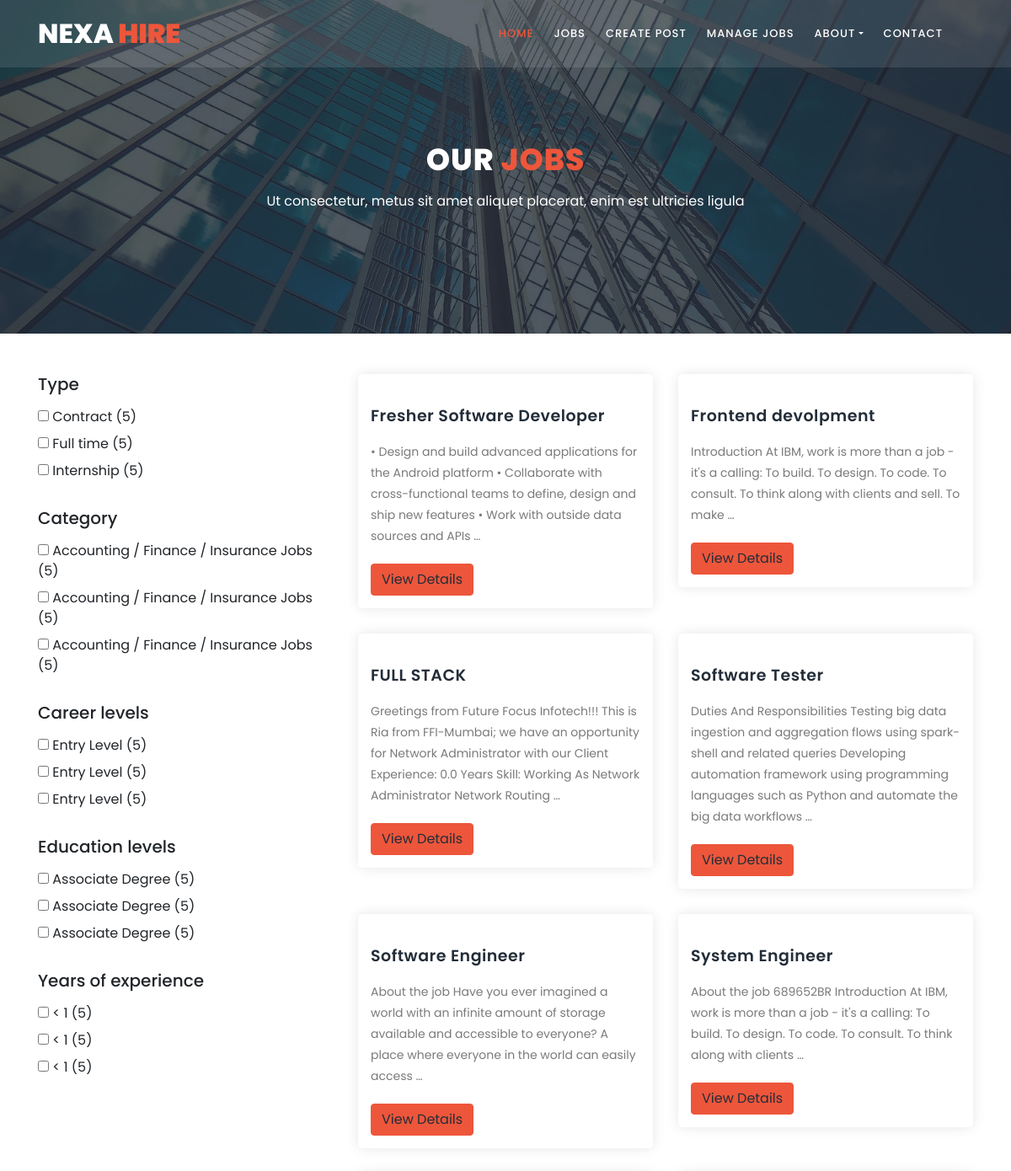
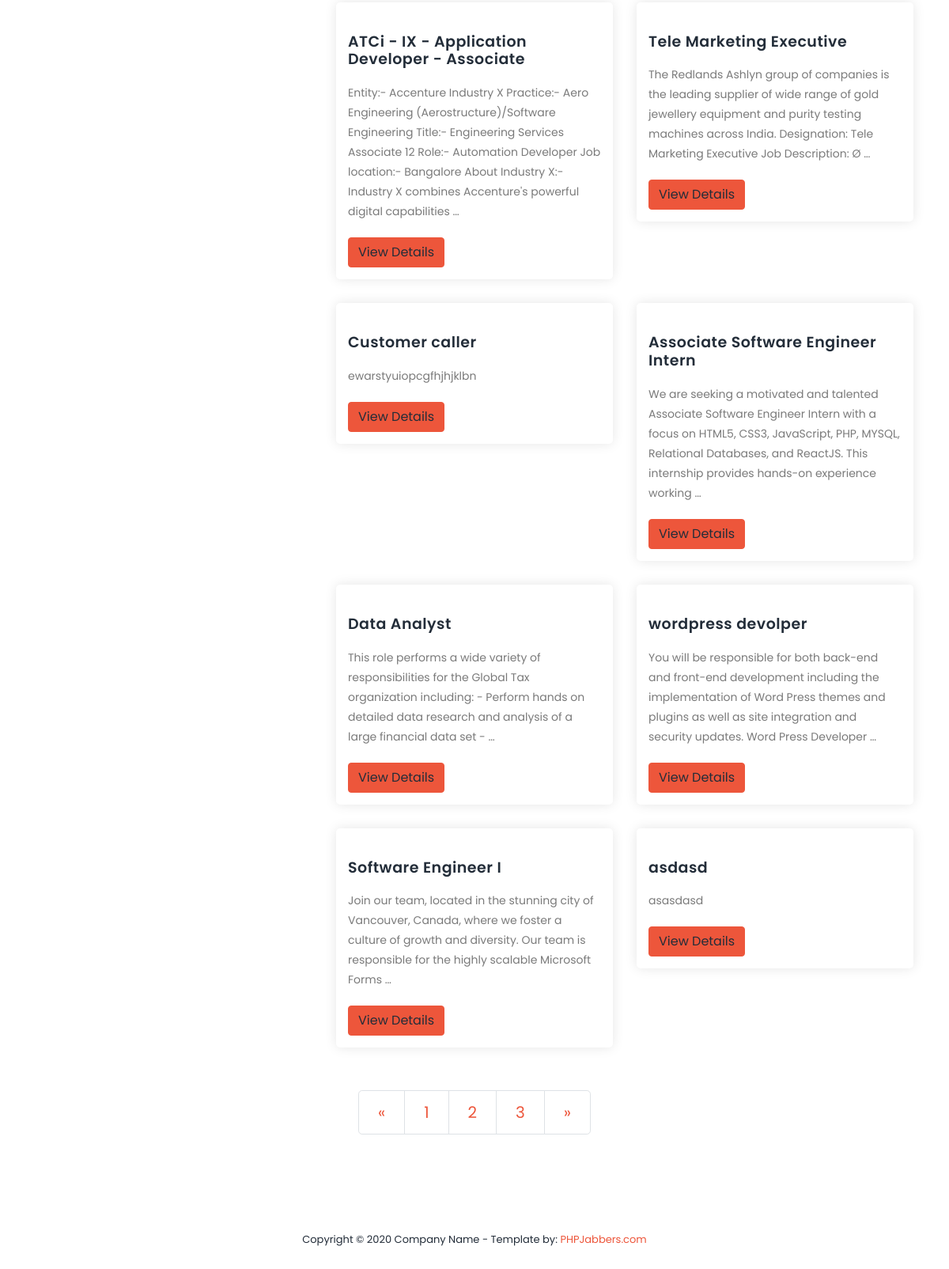
The page /jobs/jobs/ on the database its author committed (2 pictures, top to bottom).
### jobs/models.py (models this page shows, shortened)
class Job(models.Model):
    title = models.CharField(max_length=255)
    company_name = models.CharField(max_length=255)
    description = models.TextField()
    location = models.CharField(max_length=100)
    salary = models.DecimalField(max_digits=10, decimal_places=2)
    requirements = models.TextField()
    recruiter = models.ForeignKey(settings.AUTH_USER_MODEL, on_delete=models.CASCADE)
    created_at = models.DateTimeField(auto_now_add=True)
    company_logo = models.ImageField(upload_to='company_logos', default='https://cdn3.vectorstock.com/i/1000x1000/24/92/find-job-logo-icon-design-vector-22742492.jpg')

### jobs/views.py (the view)
# urls.py: path('jobs/', job_list, name='job_list'),
def job_list(request):
    jobs = Job.objects.all()
    return render(request, 'jobs/job_list.html', {'jobs': jobs})

### templates/jobs/job_list.html (shortened to what this page needs)
{% load static %}
<!DOCTYPE html>
<html lang="en">
  <head>
    <link rel="stylesheet" type="text/css" href="{% static 'assets/css/bootstrap.min.css' %}">
    <link rel="stylesheet" type="text/css" href="{% static 'assets/css/font-awesome.css' %}">
    <link rel="stylesheet" href="{% static 'assets/css/style.css' %}">
    </head>
    <body>
    <header class="header-area header-sticky">
        <div class="container">
            <div class="row">
                <div class="col-12">
                    <nav class="main-nav">
                        <a href="{% url 'recruiter' %}" class="logo">NEXA<em> HIRE</em></a>
                        <ul class="nav">
                            <li><a href="{% url 'recruiter' %}" class="active">Home</a></li>
                             <li><a href="{% url 'jobs:job_list' %}">Jobs</a></li>
                             <li ><a  href="{% url 'jobs:create_job' %}">Create post</a></li>
                             <li> <a  href="{% url 'jobs:recruiter_jobs' %}">Manage Jobs</a>
                            </li>
                            <li class="dropdown">
                                <a class="dropdown-toggle" data-toggle="dropdown" href="#" role="button" aria-haspopup="true" aria-expanded="false">About</a>
                            </li>
                            <li><a href="contact.html">Contact</a></li>
                            <li >
                            </li>
                        </ul>
                    </nav>
                </div>
            </div>
        </div>
    </header>
    <section class="section section-bg" id="call-to-action" style="background-image: url(assets/images/banner-image-1-1920x500.jpg)">
        <div class="container">
            <div class="row">
                <div class="col-lg-10 offset-lg-1">
                    <div class="cta-content">
                        <br>
                        <br>
                        <h2>Our <em>Jobs</em></h2>
                        <p>Ut consectetur, metus sit amet aliquet placerat, enim est ultricies ligula</p>
                    </div>
                </div>
            </div>
        </div>
    </section>
    <section class="section" id="trainers">
        <div class="container">
            <br>
            <br>
            <div class="row">
                <div class="col-lg-4">
                    <form action="#">
                         <h5 style="margin-bottom: 15px">Type</h5>
                         <div>
                              <label>
                                   <input type="checkbox">
                                   <span>Contract (5)</span>
                              </label>
                         </div>
                         <div>
                              <label>
                                   <input type="checkbox">
                                   <span>Full time (5)</span>
                              </label>
                         </div>
                         <div>
                              <label>
                                   <input type="checkbox">
                                   <span>Internship (5)</span>
                              </label>
                         </div>
                         <br>
                         <h5 style="margin-bottom: 15px">Category</h5>
                         <div>
                              <label>
                                   <input type="checkbox">
                                   <span>Accounting / Finance / Insurance Jobs (5)</span>
                              </label>
                         </div>
                         <div>
                              <label>
                                   <input type="checkbox">
                                   <span>Accounting / Finance / Insurance Jobs (5)</span>
                              </label>
                         </div>
                         <div>
                              <label>
                                   <input type="checkbox">
                                   <span>Accounting / Finance / Insurance Jobs (5)</span>
                              </label>
                         </div>
                         <br>
                         <h5 style="margin-bottom: 15px">Career levels</h5>
                         <div>
                              <label>
                                   <input type="checkbox">
                                   <span>Entry Level (5)</span>
                              </label>
                         </div>
                         <div>
                              <label>
                                   <input type="checkbox">
                                   <span>Entry Level (5)</span>
                              </label>
                         </div>
                         <div>
                              <label>
                                   <input type="checkbox">
                                   <span>Entry Level (5)</span>
                              </label>
                         </div>
                         <br>
                         <h5 style="margin-bottom: 15px">Education levels</h5>
                         <div>
                              <label>
                                   <input type="checkbox">
                                   <span>Associate Degree (5)</span>
                              </label>
                         </div>
                         <div>
                              <label>
                                   <input type="checkbox">
                                   <span>Associate Degree (5)</span>
                              </label>
                         </div>
                         <div>
                              <label>
                                   <input type="checkbox">
                                   <span>Associate Degree (5)</span>
                              </label>
                         </div>
                         <br>
                         <h5 style="margin-bottom: 15px">Years of experience</h5>
                         <div>
                              <label>
                                   <input type="checkbox">
                                    <span>&lt; 1 (5)</span>
                              </label>
                         </div>
                         <div>
                              <label>
                                   <input type="checkbox">
                                    <span>&lt; 1 (5)</span>
                              </label>
                         </div>
                         <div>
                              <label>
                                   <input type="checkbox">
                                    <span>&lt; 1 (5)</span>
                              </label>
                         </div>
                    </form>
                    <br>
                </div>
                <div class="col-lg-8">
                {% if jobs %}
                    <div class="row">
                        {% for job in jobs %}
                        <div class="col-md-6 cards-text">
                            <div class="trainer-item">
                                <div class="image-thumb">
                                </div>
                                <div class="down-content">
                                    <h4>{{ job.title }}</h4>
                                    <p>{{ job.description | truncatewords:30 }}</p>
                                    <ul class="social-icons">
                                        <li> <a href="{% url 'jobs:job_detail' pk=job.pk %}" class="btn btn-primary mt-auto">View Details</a></li>
                                    </ul>
                                </div>
                            </div>
                        </div>
                        {% endfor %}
                    </div>
                {% else %}
                <div class="alert alert-info" role="alert">
                    No jobs available.
                </div>
                {% endif %}
                </div>
            </div>
            <br>
            <nav>
              <ul class="pagination pagination-lg justify-content-center">
                <li class="page-item">
                  <a class="page-link" href="#" aria-label="Previous">
                    <span aria-hidden="true">&laquo;</span>
                  </a>
                </li>
                <li class="page-item"><a class="page-link" href="#">1</a></li>
                <li class="page-item"><a class="page-link" href="#">2</a></li>
                <li class="page-item"><a class="page-link" href="#">3</a></li>
                <li class="page-item">
                  <a class="page-link" href="#" aria-label="Next">
                    <span aria-hidden="true">&raquo;</span>
                  </a>
                </li>
              </ul>
            </nav>
        </div>
    </section>
    <footer>
        <div class="container">
            <div class="row">
                <div class="col-lg-12">
                    <p>
                        Copyright © 2020 Company Name
                        - Template by: <a href="https://www.phpjabbers.com/">PHPJabbers.com</a>
                    </p>
                </div>
            </div>
        </div>
    </footer>
  </body>
</html>

### rows shown on the page
Job: title "Fresher Software Developer", description "• Design and build advanced applications for the Android platform • Collaborate with cross-functional teams to define, design and ship new features • Work with outside data sources and APIs …"
Job: title "Frontend devolpment", description "Introduction At IBM, work is more than a job - it's a calling: To build. To design. To code. To consult. To think along with clients and sell. To make …"
Job: title "FULL STACK", description "Greetings from Future Focus Infotech!!! This is Ria from FFI-Mumbai; we have an opportunity for Network Administrator with our Client Experience: 0.0 Years Skill: Working As Network Administrator Network Routing …"
Job: title "Software Tester", description "Duties And Responsibilities Testing big data ingestion and aggregation flows using spark-shell and related queries Developing automation framework using programming languages such as Python and automate the big data workflows …"
Job: title "Software Engineer", description "About the job Have you ever imagined a world with an infinite amount of storage available and accessible to everyone? A place where everyone in the world can easily access …"
Job: title "System Engineer", description "About the job 689652BR Introduction At IBM, work is more than a job - it's a calling: To build. To design. To code. To consult. To think along with clients …"
Job: title "ATCi - IX - Application Developer - Associate", description "Entity:- Accenture Industry X Practice:- Aero Engineering (Aerostructure)/Software Engineering Title:- Engineering Services Associate 12 Role:- Automation Developer Job location:- Bangalore About Industry X:- Industry X combines Accenture's powerful digital capabilities …"
Job: title "Tele Marketing Executive", description "The Redlands Ashlyn group of companies is the leading supplier of wide range of gold jewellery equipment and purity testing machines across India. Designation: Tele Marketing Executive Job Description: Ø …"
Job: title "Customer caller", description "ewarstyuiopcgfhjhjklbn"
Job: title "Associate Software Engineer Intern", description "We are seeking a motivated and talented Associate Software Engineer Intern with a focus on HTML5, CSS3, JavaScript, PHP, MYSQL, Relational Databases, and ReactJS. This internship provides hands-on experience working …"
Job: title "Data Analyst", description "This role performs a wide variety of responsibilities for the Global Tax organization including: - Perform hands on detailed data research and analysis of a large financial data set - …"
Job: title "wordpress devolper", description "You will be responsible for both back-end and front-end development including the implementation of Word Press themes and plugins as well as site integration and security updates. Word Press Developer …"
Job: title "Software Engineer I", description "Join our team, located in the stunning city of Vancouver, Canada, where we foster a culture of growth and diversity. Our team is responsible for the highly scalable Microsoft Forms …"
Job: title "asdasd", description "asasdasd"
